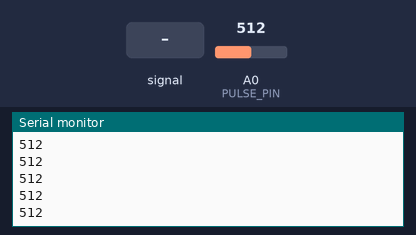
Bench run of a sketch on a simulated Arduino Uno, built with avr-gcc and run on an emulated ATmega328P. Shown: the last lines printed to the serial monitor. Inputs (shaded band) come from the test bench; at power-on: A0 (PULSE_PIN) = 512.

Above: at 1.2 s.
1.3 s: A0 (PULSE_PIN) fed a 200 Hz sine of ±81 counts around its level
At 1.8 s:
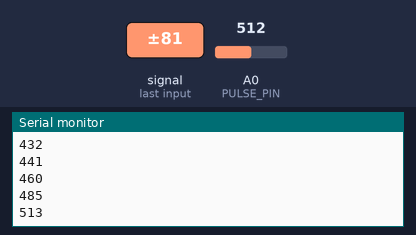
2.8 s: A0 (PULSE_PIN) set to 716
At 3.6 s:
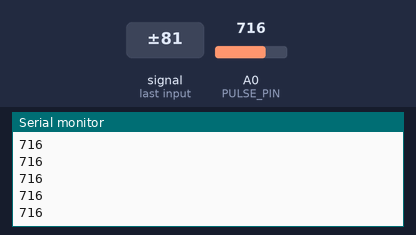
4.3 s: A0 (PULSE_PIN) fed a 1000 Hz sine of ±255 counts around its level
5.8 s: A0 (PULSE_PIN) set to 1023
At 6.3 s:
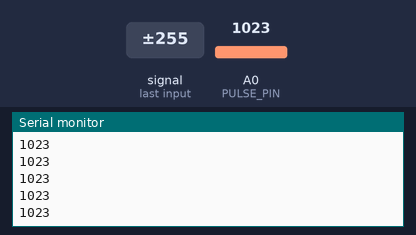
Timing chart, 0 to 8.3 s (numbered marks = the images above; inputs shaded):
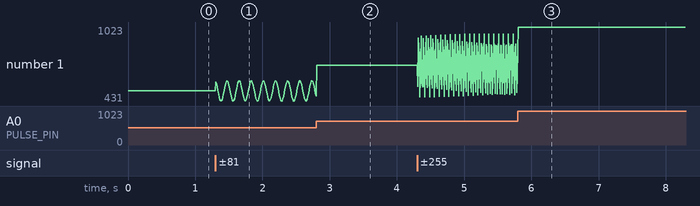

Measured:
- after the input at 1.3 s, the serial monitor: prints a new line at once (image 1)
- plotted number 1: 512 → 468 after the input at 1.3 s

The sketch:

PulseSensor_Test.ino
```cpp
const int PULSE_PIN = A0;

void setup() {
  Serial.begin(115200);
}

void loop() {
  int pulse = analogRead(PULSE_PIN);
  Serial.println(pulse);
  delay(10);
}
```
